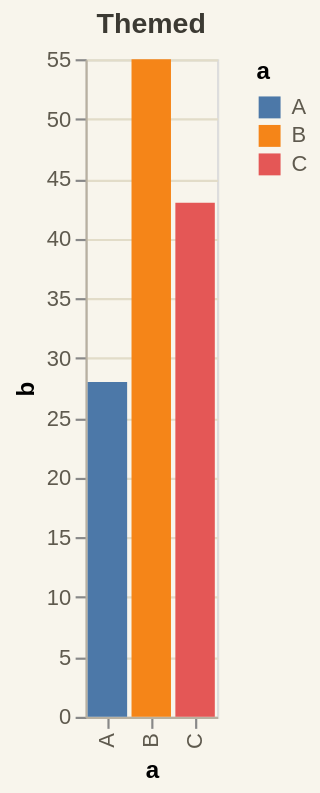

Vega-Lite specification for this chart:
### Vega-Lite specification from a JSON file in a GitHub repository (floating-point values rounded to 4 significant figures)
{"$schema": "https://vega.github.io/schema/vega-lite/v6.json", "description": "A chart drawn in somebody else's theme.", "config": {"background": "#f8f5ec", "axis": {"labelColor": "#5f5a4e", "gridColor": "#e2dcc8", "domainColor": "#b8b0a0"}, "bar": {"fill": "#c85a3f"}, "legend": {"labelColor": "#5f5a4e"}, "title": {"color": "#3c3a33"}}, "title": "Themed", "data": {"values": [{"a": "A", "b": 28}, {"a": "B", "b": 55}, {"a": "C", "b": 43}]}, "mark": "bar", "encoding": {"x": {"field": "a", "type": "nominal"}, "y": {"field": "b", "type": "quantitative"}, "color": {"field": "a", "type": "nominal"}}}
